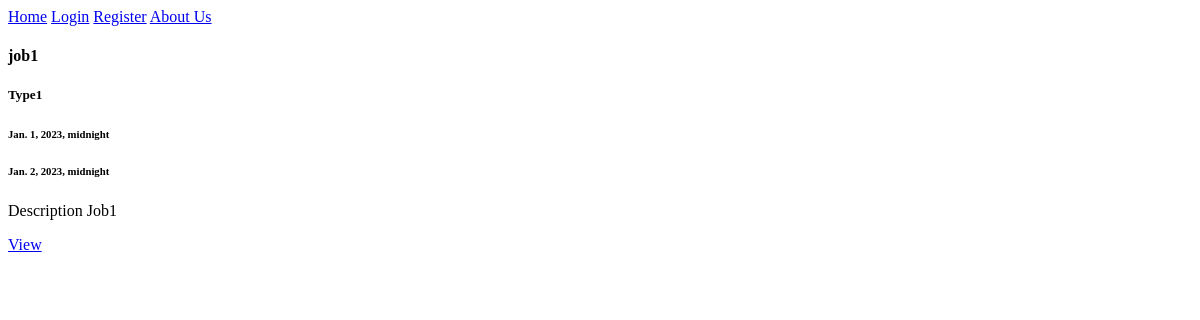
The app's page /jobs/, older data.
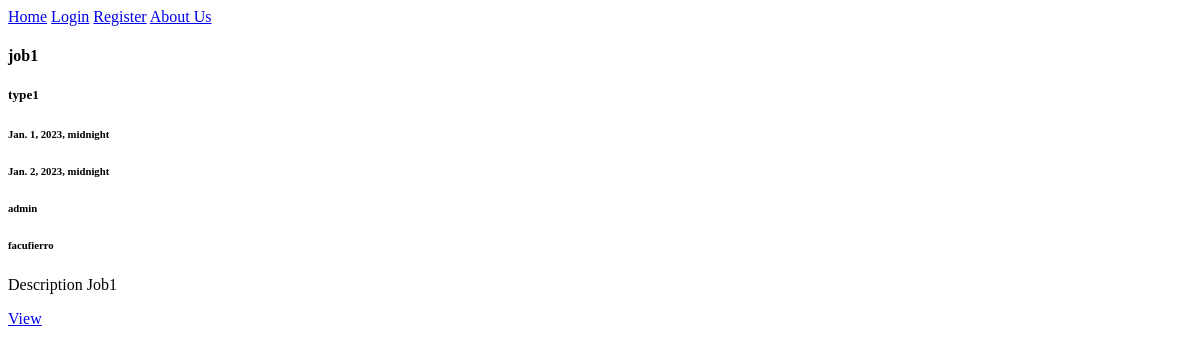
The same page, newer data.
### jobs/models.py (models this page shows, shortened)
class job(models.Model):
    id = models.AutoField(primary_key=True)
    name = models.CharField(max_length=100)
    description = models.CharField(max_length=1000)
    start_date = models.DateTimeField()
    end_date = models.DateTimeField()
    job_type_id = models.ForeignKey(job_type, on_delete=models.CASCADE)
    users = models.ManyToManyField(custom_user)

class job_type(models.Model):
    id = models.AutoField(primary_key=True)
    name = models.CharField(max_length=100)
    def __str__(self):
        return self.name

### users/models.py (models this page shows)
class custom_user(AbstractUser):
    address = models.CharField(max_length=30, blank=True)
    phone = models.CharField(max_length=30, blank=True)

### jobs/views.py (the view)
# urls.py: path("jobs/", views.JobIndexView.as_view(), name="job_index"),
class JobIndexView(ListView):
    model = job
    template_name = "jobs/job_index.html"
    context_object_name = "jobs"

### templates/jobs/job_index.html (shortened to what this page needs)
{% extends "base/navbar.html" %}
{% block content %}
  {% for job in jobs %}
    <div class="card">
      <div class="card-body">
        <h4 class="card-title">{{ job.name }}</h4>
        <h5 class="card-subtitle mb-2 text-muted">{{ job.job_type_id }}</h5>
        <h6 class="card-subtitle mb-2 text-muted">{{ job.start_date }}</h6>
        <h6 class="card-subtitle mb-2 text-muted">{{ job.end_date }}</h6>
        {% for user in job.users.all %}<h6 class="card-subtitle mb-2 text-muted">{{ user.username }}</h6>{% endfor %}
        <p class="card-text">{{ job.description }}</p>
        <a href="{% url 'job_detail' job.id %}" class="card-link">View</a>
      </div>
    </div>
  {% endfor %}
{% endblock content %}

### templates/base/navbar.html (shortened to what this page needs)
<!DOCTYPE html>
<html lang="en">
  <head>
  </head>
  <body>
    <a href="{% url 'home' %}">Home</a>
    {% if user.is_authenticated %}
      <a href="{% url 'user_logout' %}">Logout</a>
      {% if user.is_superuser %}
        {% include "base/admin_navbar.html" %}
      {% else %}
        {% include "base/user_navbar.html" %}
      {% endif %}
    {% else %}
      <a href="{% url 'user_login' %}">Login</a>
      <a href="{% url 'user_register' %}">Register</a>
    {% endif %}
    <a href="{% url 'about' %}">About Us</a>
    {% block content %}
    {% endblock content %}
  </body>
</html>

Row changes from the older to the newer data that the page shows:
changed job "job1": gains custom_user (username "admin"); job_type_id "Type1" → "type1"
added custom_user: username "facufierro"
